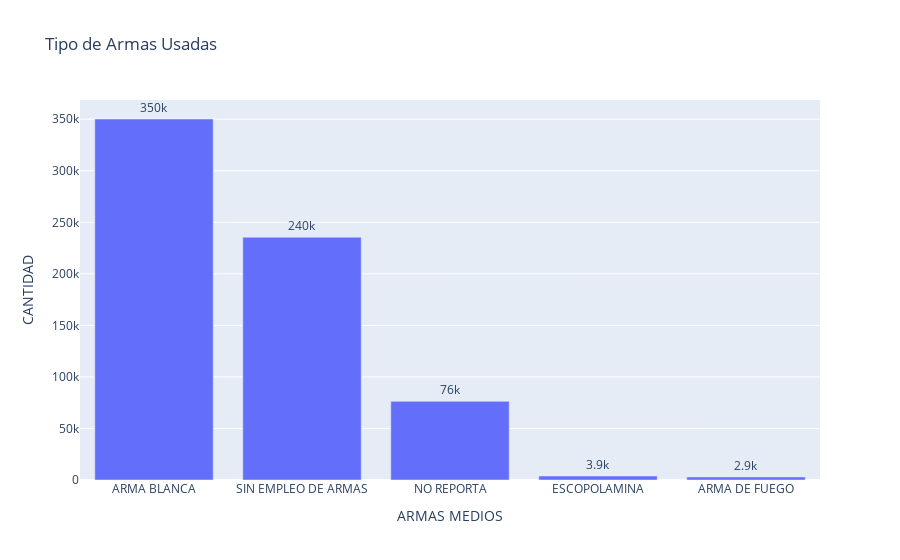

Source (notebook cell):
### Code cell
print(tipo_de_arma.head())

# Crear un gráfico de barras con Plotly
tipo_de_arma_graph = px.bar(
tipo_de_arma,  # DataFrame que contiene los datos
    x='ARMAS MEDIOS',  # Columna que se usará en el eje X
    y='CANTIDAD',  # Columna que se usará en el eje Y
    text_auto='.2s',  # Mostrar valores automáticos en las barras con formato
    title='Tipo de Armas Usadas'  # Título del gráfico
)

# Actualizar el trazado para personalizar el texto
tipo_de_arma_graph.update_traces(
    textfont_size=12,  # Tamaño de la fuente del texto
    textangle=0,  # Ángulo del texto
    textposition="outside",  # Posición del texto fuera de las barras
    cliponaxis=False  # Permite que el texto sobresalga fuera del eje
)

# Mostrar el gráfico
tipo_de_arma_graph.show()
tipo_de_arma_graph.write_html('graphics/weapon.html') #usado para crear el grafico

### Figure 1 — Plotly figure (JSON) as saved in the notebook; plotly's stock layout.template omitted (floating-point values rounded to 4 significant figures)
{"data": [{"alignmentgroup": "True", "cliponaxis": false, "hovertemplate": "ARMAS MEDIOS=%{x}<br>CANTIDAD=%{y}<extra></extra>", "legendgroup": "", "marker": {"color": "#636efa", "pattern": {"shape": ""}}, "name": "", "offsetgroup": "", "orientation": "v", "showlegend": false, "textangle": 0, "textfont": {"size": 12}, "textposition": "outside", "texttemplate": "%{y:.2s}", "type": "bar", "x": ["ARMA BLANCA", "SIN EMPLEO DE ARMAS", "NO REPORTA", "ESCOPOLAMINA", "ARMA DE FUEGO"], "xaxis": "x", "y": [350212, 235567, 76330, 3863, 2949], "yaxis": "y"}], "layout": {"barmode": "relative", "legend": {"tracegroupgap": 0}, "title": {"text": "Tipo de Armas Usadas"}, "xaxis": {"anchor": "y", "domain": [0, 1], "title": {"text": "ARMAS MEDIOS"}}, "yaxis": {"anchor": "x", "domain": [0, 1], "title": {"text": "CANTIDAD"}}}}
